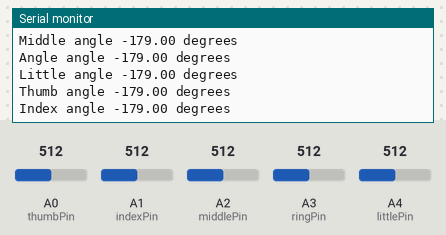
Simulated run of this sketch. Board: Arduino Uno, built with avr-gcc and run on an emulated ATmega328P. On the bench: the last lines printed to the serial monitor. Inputs (shaded band) come from the test bench; at power-on: A2 (middlePin) = 512, A0 (thumbPin) = 512, A1 (indexPin) = 512, A3 (ringPin) = 512, A4 (littlePin) = 512.

Above: at 8.4 s.
8.5 s: A2 (middlePin) set to 611
At 9.1 s:
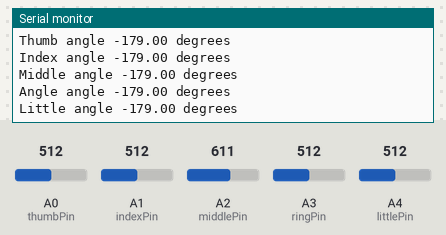
14.6 s: A2 (middlePin) set to 642
At 16.0 s:
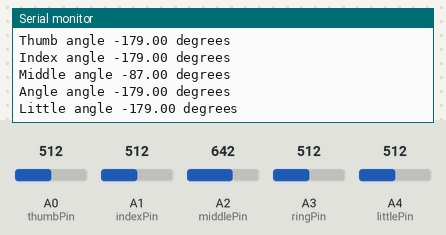
Timing chart, 0 to 17.6 s (numbered marks = the images above; inputs shaded):
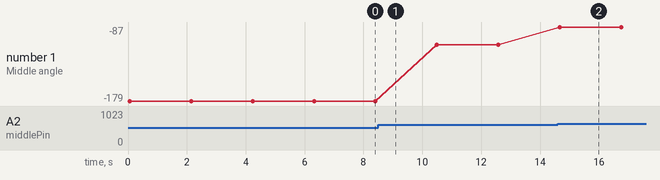

The sketch:

main.ino
```cpp
//#define thumbPin  A0
int thumbPin = A0;
int indexPin = A1;
int middlePin =  A2;
int ringPin = A3;
int littlePin= A4;

void setup() {
  Serial.begin(9600);
  pinMode(thumbPin, INPUT);
  pinMode(indexPin, INPUT);
  pinMode(middlePin, INPUT);
  pinMode(ringPin, INPUT);
  pinMode(littlePin, INPUT);

}

void loop() {

  int ADCThumb = analogRead(thumbPin);
  int ADCIndex = analogRead(indexPin);
  int ADCMiddle = analogRead(middlePin);
  int ADCRing = analogRead(ringPin);
  int ADCLittle = analogRead(littlePin);


  // Use the calculated resistance to estimate the sensor's bend angle:
  float thumbAngle = map(ADCThumb, 767, 895, 0, 90.0);
  float indexAngle =map(ADCIndex, 767, 895, 0, 90.0);
  float middleAngle = map(ADCMiddle, 767, 895, 0, 90.0);
  float ringAngle = map(ADCRing, 767, 895, 0, 90.0);
  float littleAngle = map(ADCLittle, 767, 895, 0, 90.0);


  Serial.println("Thumb angle " + String(thumbAngle) + " degrees");
  Serial.println("Index angle " + String(indexAngle) + " degrees");
  Serial.println("Middle angle " + String(middleAngle) + " degrees");
  Serial.println("Angle angle " + String(ringAngle) + " degrees");
  Serial.println("Little angle " + String(littleAngle) + " degrees");


  delay(2000);
}
```

Measured:
- after the input at 14.6 s, the serial monitor: prints a new line after 0.07 s (image 2)
- plotted number 1: -179 → -109 after the input at 8.5 s, -109 → -87 after the input at 14.6 s
